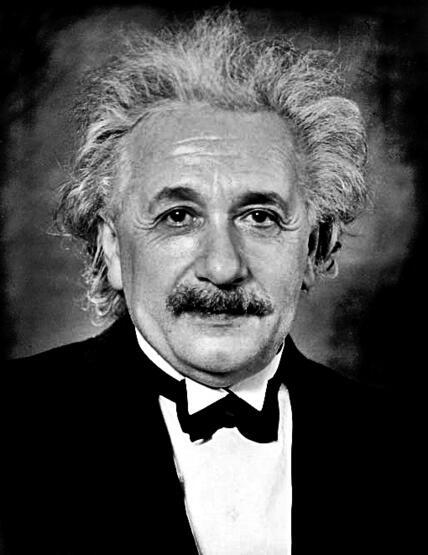
#> input picture img/Albert_Einstein_Head.jpg, 428 x 555 px, given in place of the camera
$ python circle_detection_with_trackbar_video.py
#> lines starting #> are read from the running program, lines starting #| are printed output that depends on the picture
import cv2
import numpy as np

cap = cv2.VideoCapture(0,cv2.CAP_DSHOW)

def nothing(x):
    pass
cv2.namedWindow("resim")
cv2.createTrackbar("dist", "resim", 10, 255, nothing)
cv2.createTrackbar("Param1", "resim", 0, 255, nothing)
cv2.createTrackbar("Param2", "resim", 0, 255, nothing)
cv2.createTrackbar("MinRadius", "resim", 0, 255, nothing)
cv2.createTrackbar("MaxRadius", "resim", 0, 255, nothing)

while cap.isOpened():
    ret, frame = cap.read()
#> frame is the input picture: shape (555, 428, 3); min 0, max 255, mean 77.3
    if not ret:
        print("Görüntü Okunamadı")
        break
    frame = cv2.flip(frame, 1)
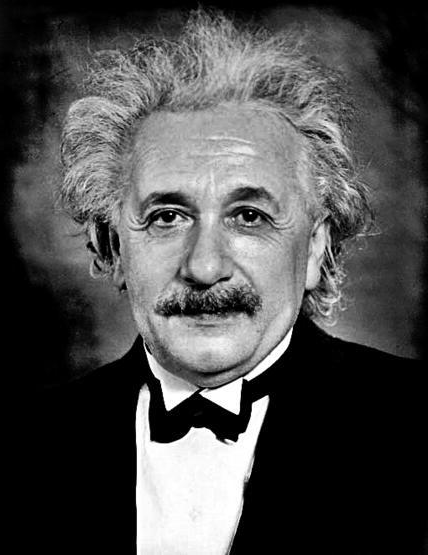
#> frame: shape (555, 428, 3); min 0, max 255, mean 77.3
    gray = cv2.cvtColor(frame,cv2.COLOR_BGR2GRAY)
    gray = cv2.medianBlur(gray,5)
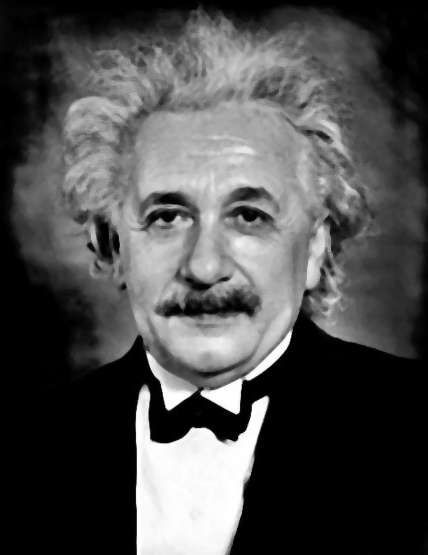
#> gray: shape (555, 428); min 0, max 255, mean 77.3


    dist = cv2.getTrackbarPos("dist", "resim")
    param1 = cv2.getTrackbarPos("Param1", "resim")
    param2 = cv2.getTrackbarPos("Param2", "resim")
    minRadius = cv2.getTrackbarPos("MinRadius", "resim")
    maxRadius = cv2.getTrackbarPos("MaxRadius", "resim")

    circles = cv2.HoughCircles(gray, cv2.HOUGH_GRADIENT, 1, dist , param1=100, param2=30, minRadius=minRadius, maxRadius=maxRadius)
#> circles = 869 rows, first 8: [207.5, 168.5, 137.6], [213.5, 158.5, 134.8], [221.5, 180.5, 146.2], [204.5, 181.5, 137.8], [219.5, 169.5, 131.3], [194.5, 167.5, 132.5], [210.5, 210.5, 117.8], [194.5, 180.5, 127.9]

    if circles is not None:
        circles_round = np.uint16(np.around(circles))
#> circles_round = 869 rows, first 8: [208, 168, 138], [214, 158, 135], [222, 180, 146], [204, 182, 138], [220, 170, 131], [194, 168, 132], [210, 210, 118], [194, 180, 128]
        for i in circles_round[0, :]:
            cv2.circle(frame, (i[0], i[1]), i[2], (50, 200, 200), 5)
            cv2.circle(frame, (i[0], i[1]), 2, (255, 0, 0), 3)
#> this loop made 869 passes
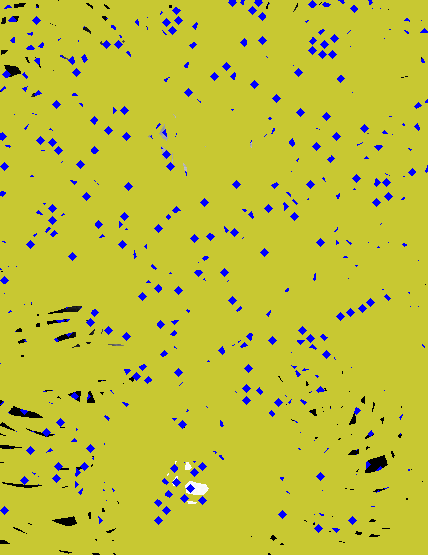
#> frame: shape (555, 428, 3); mean B, G, R 56.7, 191.4, 191.4

    cv2.imshow('resim',frame)
    if cv2.waitKey(1) & 0xFF == ord('q'):
#> (key q is pressed here)
        print("Görüntü alma durduruldu.")
        break
cap.release()
cv2.destroyAllWindows()
